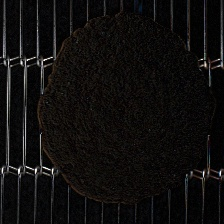
#> input picture kensyo_project/dataset/preprocessed/ABURI/train/OK/0324-0_ABURI.jpg, 224 x 224 px, found by its file name; its folder holds only this picture in this run
$ python translate.py
#> lines starting #> are read from the running program, lines starting #| are printed output that depends on the picture
import os

import cv2
import matplotlib.pyplot as plt
import numpy as np
from scipy import ndimage


def padding(image: np.ndarray, width: int = 50):
    return cv2.copyMakeBorder(image,width,width,width,width,cv2.BORDER_REPLICATE)

def translate(image: np.ndarray, distance: list = [1], h: int = 224, w: int = 224):
    padded = padding(image)
    moved_list = []
    H, W, _ = padded.shape
    for d in distance:
        moved_list.append(padded[((H-h)//2)-d:((H+h)//2)-d,((W-w)//2)-d:((W+w)//2)-d])
        moved_list.append(padded[((H-h)//2)-d:((H+h)//2)-d,((W-w)//2)+d:((W+w)//2)+d])
        moved_list.append(padded[((H-h)//2)+d:((H+h)//2)+d,((W-w)//2)-d:((W+w)//2)-d])
        moved_list.append(padded[((H-h)//2)+d:((H+h)//2)+d,((W-w)//2)+d:((W+w)//2)+d])
    return moved_list


if __name__ == "__main__":

    dataset_path = input('Enter dataset path (q:quit):')
#> the answer given: kensyo_project/dataset/preprocessed/ABURI/train/OK/0324-0_ABURI.jpg
    if dataset_path == 'q':
        exit()
    category_path = input('Enter category path (train/OK (default) or test/OK or test/NG, q:quit):')
#> the answer given: kensyo_project/dataset/preprocessed/ABURI/train/OK/0324-10_ABURI.jpg
    if category_path == 'q':
        exit()
    elif not category_path in ['train/OK', 'test/OK', 'test/NG']:
        print('Default path "train/OK" is selected.')
        category_path = 'train/OK'
    tag = '0'
    last_path = tag+'/'+category_path

    path = dataset_path+'/preprocessed/'+last_path
    image_names = os.listdir(path)

    for name in image_names:
        if not os.path.splitext(name)[-1] in ['.jpg']:
            continue
        image = cv2.imread(path+'/'+name)
#> image is the input picture: shape (224, 224, 3); mean B, G, R 13.3, 14.1, 15.5
        moved_list = translate(image=image)
#> in padding, `return cv2.copyMakeBorder(image,width,width,width,width,cv2.BORDER_REP..`:
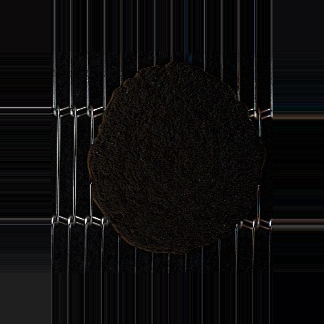
#> returned value: shape (324, 324, 3); mean of channels 0, 1, 2 12.3, 12.1, 12.8; drawn as B, G, R
#> after the loop in translate, `for d in distance:`: moved_list = 4 items
#> moved_list = 4 items
        for i, im in enumerate(moved_list):
            cv2.imwrite(path+'/'+os.path.splitext(name)[0].split('_')[0]+'_t'+str(i)+'_0.jpg',im)
#> this loop made 4 passes
#> pass 1, `cv2.imwrite(path+'/'+os.path.splitext(name)[0].split('_')[0]+'_t'+str(..`:
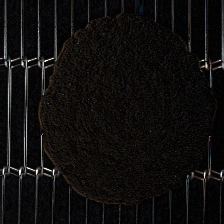
#> saved as 0324-0_t0_0.jpg: shape (224, 224, 3); mean B, G, R 13.4, 14.1, 15.5
#> pass 2, `cv2.imwrite(path+'/'+os.path.splitext(name)[0].split('_')[0]+'_t'+str(..`:
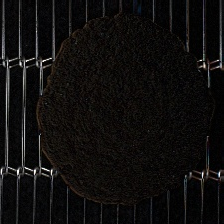
#> saved as 0324-0_t1_0.jpg: shape (224, 224, 3); mean B, G, R 13.3, 14.1, 15.5
